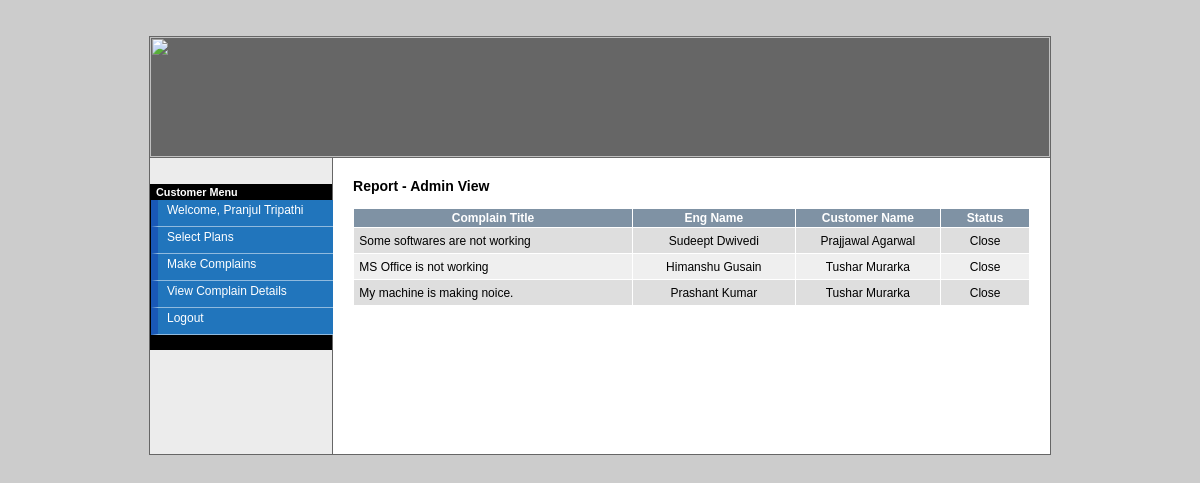
Screenshot of /view.php?mod=admin&view=repo&id=close (signed in) with the database file from the repository.
### tables this page shows
CREATE TABLE IF NOT EXISTS `tbl_complains` (
  `cid` int(10) NOT NULL auto_increment,
  `cust_id` int(10) NOT NULL,
  `cust_name` varchar(40) NOT NULL,
  `comp_type` varchar(40) NOT NULL,
  `comp_title` varchar(200) NOT NULL,
  `comp_desc` text NOT NULL,
  `status` varchar(20) NOT NULL,
  `eng_id` int(10) NOT NULL,
  `eng_name` varchar(40) NOT NULL,
  `eng_comment` varchar(240) NOT NULL,
  `create_date` datetime NOT NULL,
  `close_date` datetime NOT NULL,
  PRIMARY KEY  (`cid`)
);

### view.php (called while the page is built, shortened)
<?php
require_once './include/template.php';
?>

### library/database.php (called while the page is built, shortened)
<?php
function dbQuery($sql)
{
	$result = mysql_query($sql) or die(mysql_error());
	return $result;
}
function dbFetchAssoc($result)
{
	return mysql_fetch_assoc($result);
}
?>

### repo.php (the view)
<?php
$id = $_GET['id'];
?>
<h3>Report - Admin View</h3>
<form action="processLeave.php?action=addUser" method="post"  name="frmListUser" id="frmListUser">
  <table width="100%" border="0" align="center" cellpadding="2" cellspacing="1" class="text">
    <tr align="center" id="listTableHeader">
      <td width="583">Complain Title</td>
      <td width="303">Eng Name </td>
      <td width="260">Customer Name </td>
      <td width="150">Status</td>
    </tr>
    <?php
	$sql = "SELECT *
			FROM tbl_complains
			WHERE status = '$id'
			AND  eng_name != ''
			ORDER BY create_date DESC
			LIMIT 0,20";
	$result = dbQuery($sql);
	$i=0;
	while($row = dbFetchAssoc($result)) {
	extract($row);
	if ($i%2) {
		$class = 'row1';
	} else {
		$class = 'row2';
	}
	$i += 1;
	?>
    <tr class="<?php echo $class; ?>" style="height:25px;">
      <td>&nbsp;<?php echo $comp_title; ?></td>
      <td width="303" align="center"><?php echo ucwords($eng_name); ?></td>
      <td width="260" align="center"><?php echo ucwords($cust_name); ?></td>
      <td width="150" align="center"><?php echo ucwords($status); ?></td>
    </tr>
    <?php
	}
	?>
    <tr>
      <td colspan="5">&nbsp;</td>
    </tr>
    <tr>
      <td colspan="5" align="right">&nbsp;</td>
    </tr>
  </table>
  <p>&nbsp;</p>
</form>
<p>&nbsp;</p>

### include/admin.css (style rules this page uses)
body { background-color:#CCCCCC; }
#listTableHeader { font-family: "Courier New", Courier, mono; font-size: 14px; color: #FFFFFF; background-color: #7F92A4; font-weight: bold; background-position: center; }
.row1 { background-color: #EFEFEF; }
.row2 { background-color: #DEDEDE; }
body { font-family: "Arial", "Helvetica", "sans-serif"; text-align: center; font-size: 10px; }
.text { font-family: Arial, Helvetica, sans-serif; font-size: 12px; }

### include/main.css (style rules this page uses)
body { font-family: Verdana, Geneva, Arial, Helvetica, sans-serif; font-size: 12px; }
td { font-family: Verdana, Geneva, Arial, Helvetica, sans-serif; font-size: 12px; }
form { font-family: Verdana, Geneva, Arial, Helvetica, sans-serif; font-size: 12px; }

### rows the page displays
tbl_complains: comp_title "Some softwares are not working", eng_name "Sudeept Dwivedi", cust_name "Prajjawal Agarwal", status "Close"
tbl_complains: comp_title "MS Office is not working", eng_name "Himanshu Gusain", cust_name "Tushar Murarka", status "Close"
tbl_complains: comp_title "My machine is making noice.", eng_name "Prashant Kumar", cust_name "Tushar Murarka", status "Close"

### other values shown
$_SESSION['user_name'] "Pranjul Tripathi"
